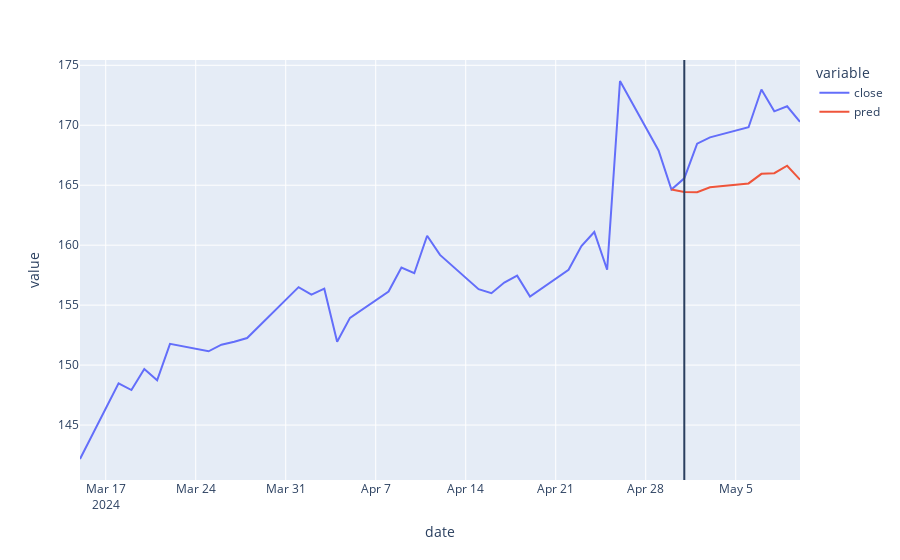

The notebook cell this image was saved under:
### Code cell
fig = px.line(pred_data, x='date', y=['close', 'pred'])
fig.add_vline(pred_data[-8+extend, 'date'])
fig

### Figure 1 — Plotly figure (JSON) as saved in the notebook; plotly's stock layout.template omitted (floating-point values rounded to 4 significant figures)
{"data": [{"hovertemplate": "variable=close<br>date=%{x}<br>value=%{y}<extra></extra>", "legendgroup": "close", "line": {"color": "#636efa", "dash": "solid"}, "marker": {"symbol": "circle"}, "mode": "lines", "name": "close", "orientation": "v", "showlegend": true, "type": "scatter", "x": ["2024-03-15T00:00:00", "2024-03-18T00:00:00", "2024-03-19T00:00:00", "2024-03-20T00:00:00", "2024-03-21T00:00:00", "2024-03-22T00:00:00", "2024-03-25T00:00:00", "2024-03-26T00:00:00", "2024-03-27T00:00:00", "2024-03-28T00:00:00", "2024-04-01T00:00:00", "2024-04-02T00:00:00", "2024-04-03T00:00:00", "2024-04-04T00:00:00", "2024-04-05T00:00:00", "2024-04-08T00:00:00", "2024-04-09T00:00:00", "2024-04-10T00:00:00", "2024-04-11T00:00:00", "2024-04-12T00:00:00", "2024-04-15T00:00:00", "2024-04-16T00:00:00", "2024-04-17T00:00:00", "2024-04-18T00:00:00", "2024-04-19T00:00:00", "2024-04-22T00:00:00", "2024-04-23T00:00:00", "2024-04-24T00:00:00", "2024-04-25T00:00:00", "2024-04-26T00:00:00", "2024-04-29T00:00:00", "2024-04-30T00:00:00", "2024-05-01T00:00:00", "2024-05-02T00:00:00", "2024-05-03T00:00:00", "2024-05-06T00:00:00", "2024-05-07T00:00:00", "2024-05-08T00:00:00", "2024-05-09T00:00:00", "2024-05-10T00:00:00"], "xaxis": "x", "y": [142.2, 148.5, 147.9, 149.7, 148.7, 151.8, 151.1, 151.7, 151.9, 152.3, 156.5, 155.9, 156.4, 151.9, 153.9, 156.1, 158.1, 157.7, 160.8, 159.2, 156.3, 156, 156.9, 157.5, 155.7, 157.9, 159.9, 161.1, 157.9, 173.7, 167.9, 164.6, 165.6, 168.5, 169.0, 169.8, 173.0, 171.2, 171.6, 170.3], "yaxis": "y"}, {"hovertemplate": "variable=pred<br>date=%{x}<br>value=%{y}<extra></extra>", "legendgroup": "pred", "line": {"color": "#EF553B", "dash": "solid"}, "marker": {"symbol": "circle"}, "mode": "lines", "name": "pred", "orientation": "v", "showlegend": true, "type": "scatter", "x": ["2024-03-15T00:00:00", "2024-03-18T00:00:00", "2024-03-19T00:00:00", "2024-03-20T00:00:00", "2024-03-21T00:00:00", "2024-03-22T00:00:00", "2024-03-25T00:00:00", "2024-03-26T00:00:00", "2024-03-27T00:00:00", "2024-03-28T00:00:00", "2024-04-01T00:00:00", "2024-04-02T00:00:00", "2024-04-03T00:00:00", "2024-04-04T00:00:00", "2024-04-05T00:00:00", "2024-04-08T00:00:00", "2024-04-09T00:00:00", "2024-04-10T00:00:00", "2024-04-11T00:00:00", "2024-04-12T00:00:00", "2024-04-15T00:00:00", "2024-04-16T00:00:00", "2024-04-17T00:00:00", "2024-04-18T00:00:00", "2024-04-19T00:00:00", "2024-04-22T00:00:00", "2024-04-23T00:00:00", "2024-04-24T00:00:00", "2024-04-25T00:00:00", "2024-04-26T00:00:00", "2024-04-29T00:00:00", "2024-04-30T00:00:00", "2024-05-01T00:00:00", "2024-05-02T00:00:00", "2024-05-03T00:00:00", "2024-05-06T00:00:00", "2024-05-07T00:00:00", "2024-05-08T00:00:00", "2024-05-09T00:00:00", "2024-05-10T00:00:00"], "xaxis": "x", "y": [null, null, null, null, null, null, null, null, null, null, null, null, null, null, null, null, null, null, null, null, null, null, null, null, null, null, null, null, null, null, null, 164.6, 164.4, 164.4, 164.8, 165.1, 165.9, 166.0, 166.6, 165.5], "yaxis": "y"}], "layout": {"legend": {"title": {"text": "variable"}, "tracegroupgap": 0}, "margin": {"t": 60}, "shapes": [{"type": "line", "x0": "2024-05-01", "x1": "2024-05-01", "xref": "x", "y0": 0, "y1": 1, "yref": "y domain"}], "xaxis": {"anchor": "y", "domain": [0, 1], "title": {"text": "date"}}, "yaxis": {"anchor": "x", "domain": [0, 1], "title": {"text": "value"}}}}
